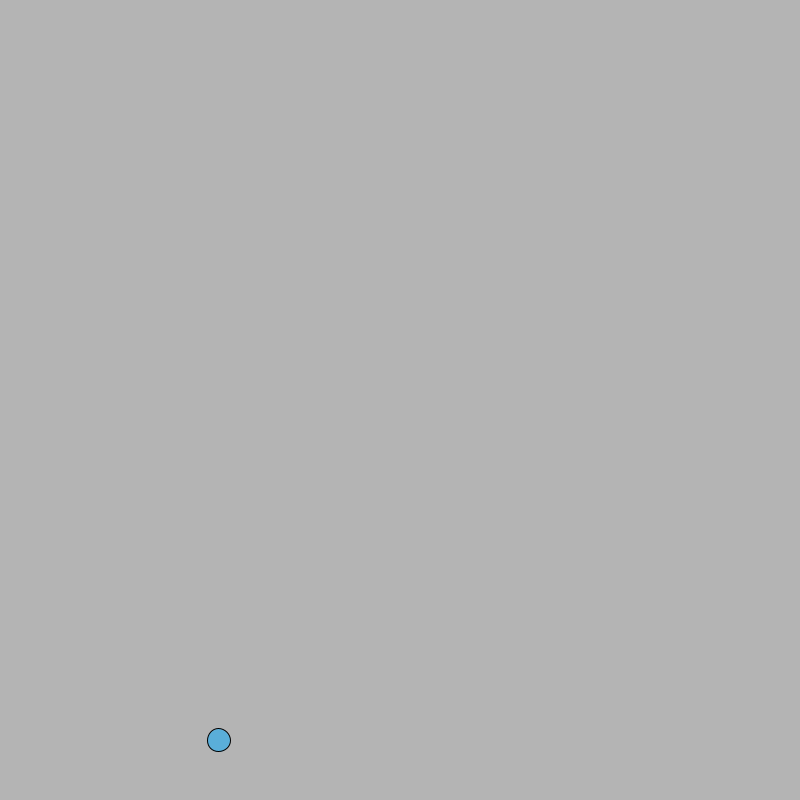
Frame 1 (no input)
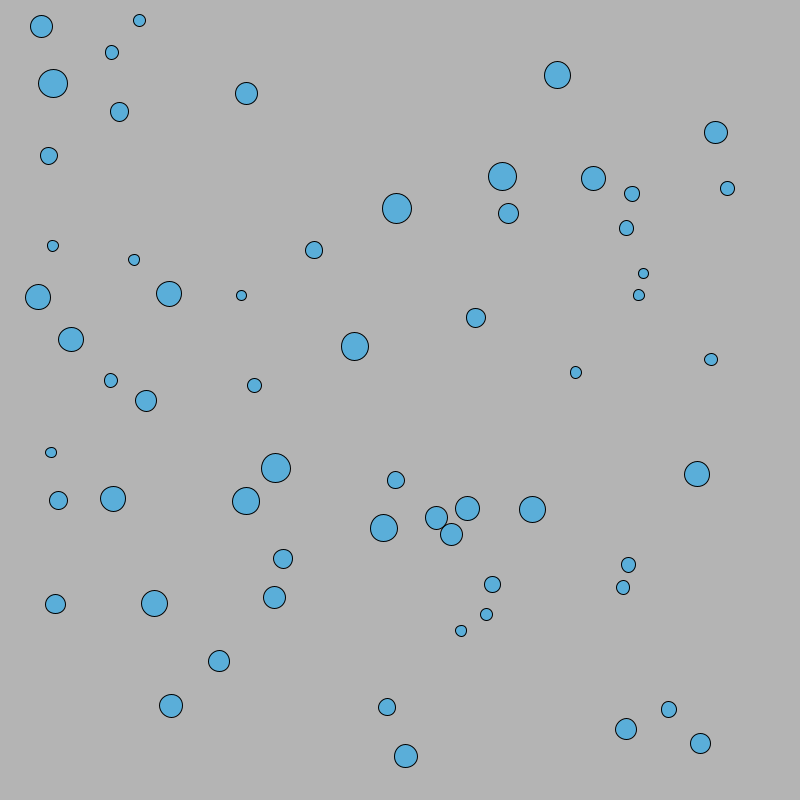
Frame 60 (the mouse pressed at the canvas centre just before this capture)
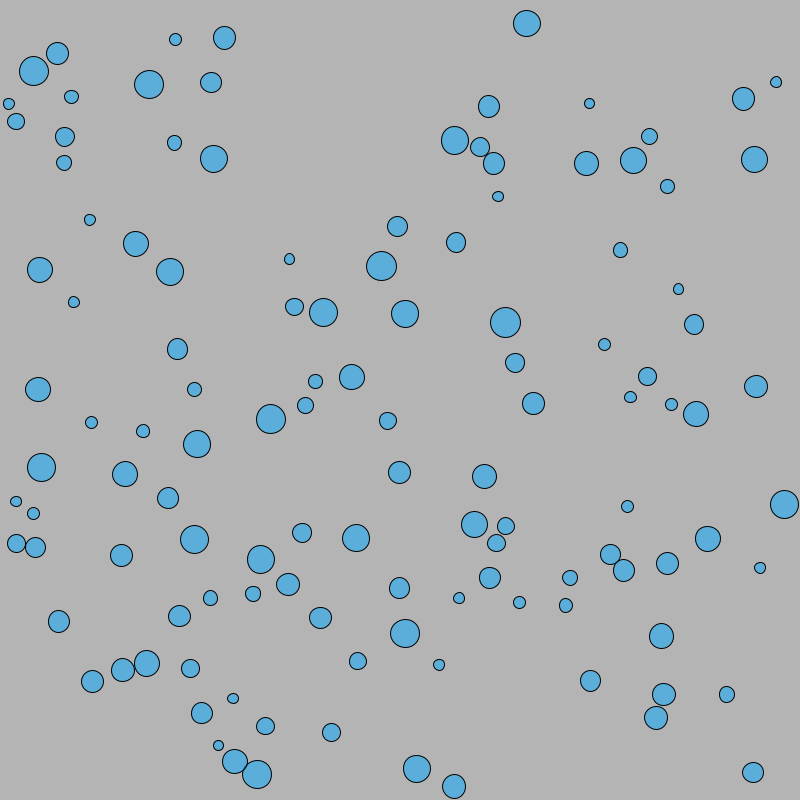
Frame 120 (the mouse held since frame 60 and released just before this capture)

The Processing sketch that drew these frames (run headless with seeded random() and noise(); from frame 60 on, the mouse is pressed at the canvas centre):

// Processing sketch: arraylist_ex
// ── arraylist_ex.pde
ArrayList<GravityBall> ball= new ArrayList<GravityBall>();
int max= 100;
void setup() {
  colorMode(HSB, 360, 100, 100, 100);
  size(800, 800);
  //  for (int i=0; i<ball.size(); i++) 
  //  {
  //    ball=new GravityBall(random(360));
  //  }
}


void draw() {
    background(255);
  ball.add(new GravityBall(200));
  for (int i=0; i<ball.size (); i++) 
  {
    GravityBall b=ball.get(i);
    b.display();
    b.move();
    b.bounce();
    for (int j=0; j<ball.size (); j++) 
    {
      if (i!=j) {
        GravityBall b2=ball.get(j);
        b.collideWith(b2);
      }
    }
  }
}


// ── GravityBall.pde
class GravityBall {
  PVector loc, acc, vel;
  float sz, h, s, b, t;


  GravityBall( float temph) {
    sz=random(10, 30);
    loc=new PVector(random(sz, width-sz), random(sz, height-sz));
    vel=PVector.random2D();
    //    acc=new PVector(0, .1);
    h=temph;
    s=100;
    b=100;
    t=50;
  }
  void display() {
    fill(h, s, b, t);
    ellipse(loc.x, loc.y, sz, sz);
  }
  void move() {
    loc.add(vel);
    //  vel.add(acc);
  }
  void bounce() { 
    if (loc.x+sz/2> width || loc.x - sz/2 < 0) {
      vel.x *= -1;
    }
    if (loc.y + sz/2 > height || loc.y - sz/2 < 0) {
      vel.y *= -1;
    }
  }
  void collideWith(GravityBall other) {
    if (loc.dist(other.loc) < sz/2 + other.sz/2) {
      {
        vel = PVector.sub(loc, other.loc);
        vel.normalize();
      }
    }
  }
}
